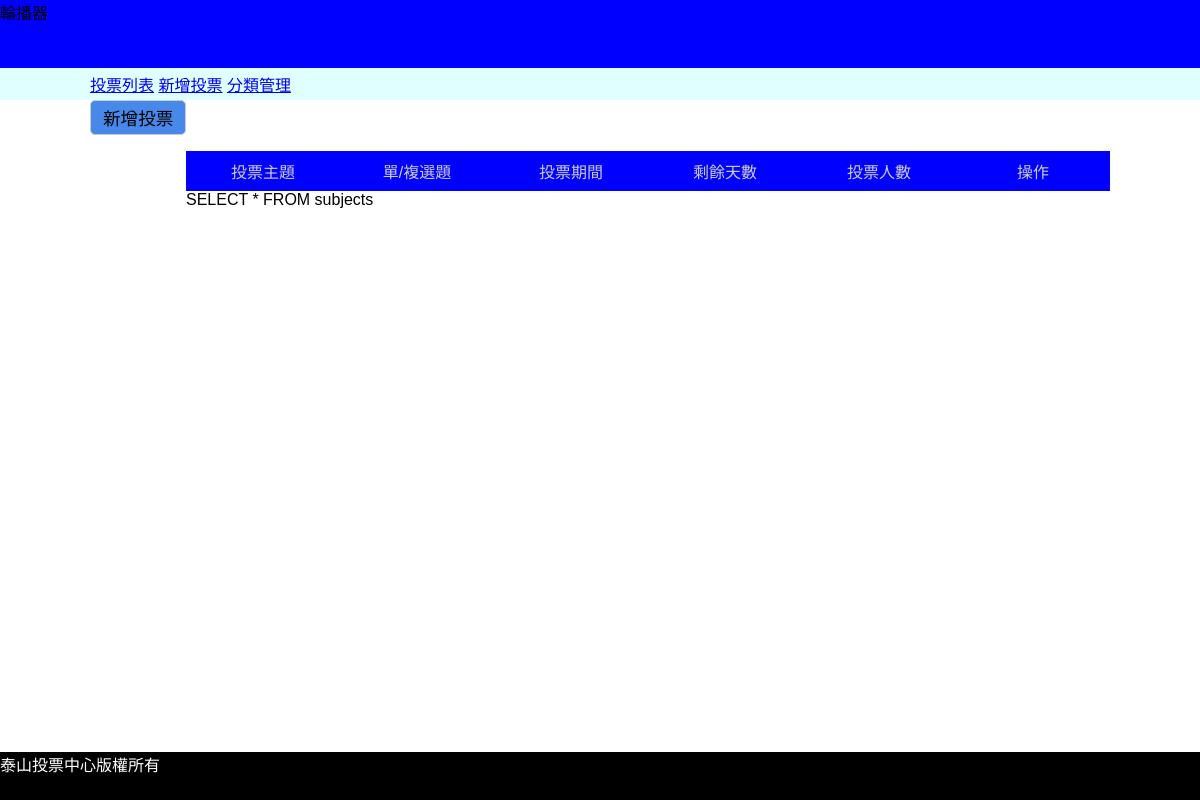
Page /back.php on the earlier database version.
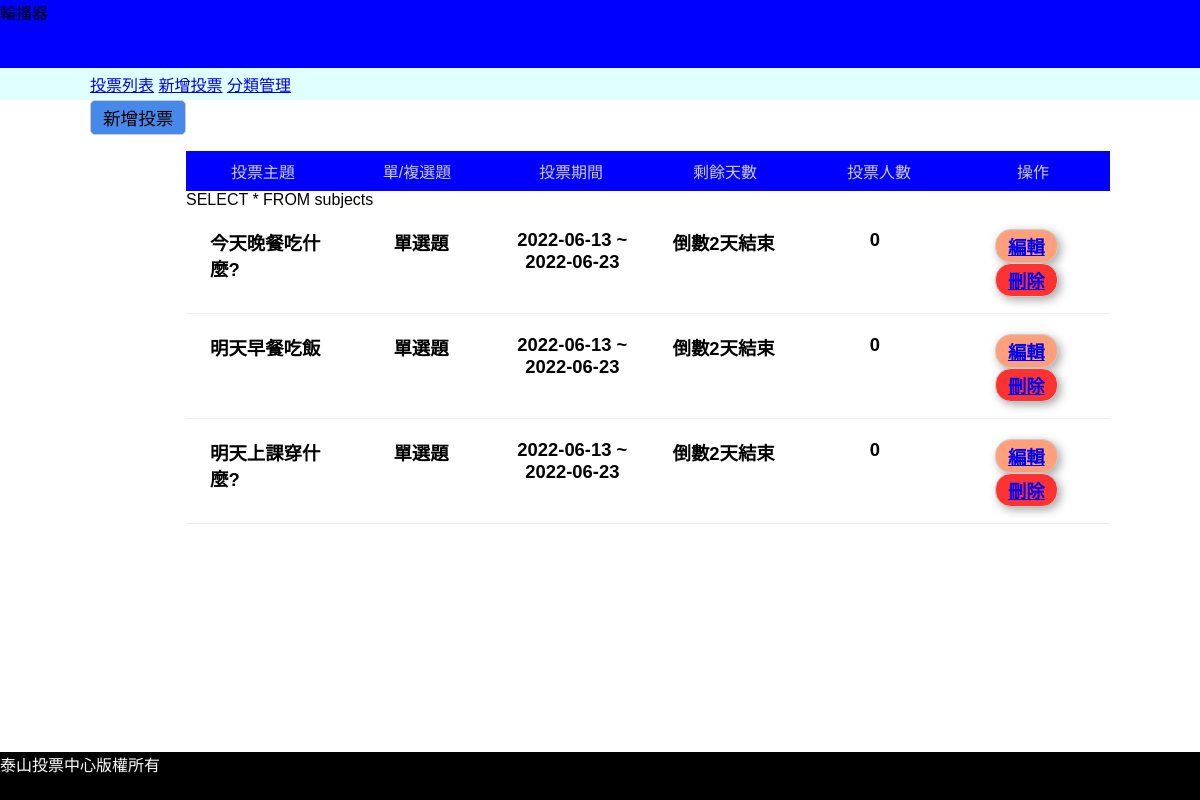
Same page on the later database version.
### tables this page shows
CREATE TABLE `subjects` (
  `id` int(11) UNSIGNED NOT NULL,
  `subject` varchar(128) NOT NULL,
  `type_id` int(11) NOT NULL,
  `multiple` tinyint(1) NOT NULL DEFAULT 0,
  `multi_limit` tinyint(2) NOT NULL DEFAULT 1,
  `start` date NOT NULL,
  `end` date NOT NULL,
  `total` int(11) UNSIGNED NOT NULL DEFAULT 0
);

### back.php (the view, shortened to what this page needs)
<?php
include_once "./api/base.php";
?>
<!DOCTYPE html>
<html lang="en">
<head>
    <link rel="stylesheet" href="./css/basic.css">
    <link rel="stylesheet" href="./css/back.css">
</head>
<body>
<div id="header">
    <?php include "./layout/header.php";
          include "./layout/back_nav.php";
    ?>
</div>
<div id="container">
<?php
if(isset($file) && file_exists($file)){
    include $file;
}else{
?>
    <button class="btn btn-primary" onclick="location.href='?do=add_vote'">新增投票</button>
    <div>
        <ul>
            <li class='list-header'>
                <div>投票主題</div>
                <div>單/複選題</div>
                <div>投票期間</div>
                <div>剩餘天數</div>
                <div>投票人數</div>
                <div>操作</div>
            </li>
        <?php
            $subjects=all('subjects');
            foreach($subjects as $subject){
                echo "<li class='list-items'>";
                echo "<div>{$subject['subject']}</div>";
                if($subject['multiple']==0){
                    echo "<div class='text-center'>單選題</div>";
                }else{
                    echo "<div class='text-center'>複選題</div>";
                }
                echo "<div class='text-center'>";
                echo $subject['start']. " ~ ".$subject['end'];
                echo "</div>";
                echo "<div class='text-center'>";
                    $today=strtotime("now");
                    $end=strtotime($subject['end']);
                    if(($end-$today)>0){
                        $remain=floor(($end-$today)/(60*60*24));
                        echo "倒數".$remain."天結束";
                    }else{
                        echo "<span style='color:grey'>投票已結束</span>";
                    }
                echo "</div>";
                echo "<div class='text-center'>{$subject['total']}</div>";
                echo "<div class='text-center'>";
                echo "<a class='edit' href='?do=edit&id={$subject['id']}'>編輯</a>";
                echo "<a class='del' href='?do=del&id={$subject['id']}'>刪除</a>";
                echo "</div>";
                echo "</li>";
            }
        ?>
        </ul>
    </div>
<?php
}
?>
</div>
<div>
    <?php include "./layout/footer.php";?>
</div>
</body>
</html>

### layout/header.php
<div class="slider">輪播器</div>

### layout/back_nav.php
<nav>
        <a href="back.php">投票列表</a>
        <a href="?do=add_vote">新增投票</a>
        <a href="?do=admin_type">分類管理</a>
    </nav>

### api/base.php (shortened to what this page needs)
<?php
function pdo(){
    $dsn="mysql:host=localhost;charset=utf8;dbname=vote";
    return new PDO($dsn,'root','');
}
function all($table,...$arg){
    $pdo=pdo();
    $sql="SELECT * FROM $table ";
        echo $sql;
        return $pdo->query($sql)->fetchAll(PDO::FETCH_ASSOC);
    }
?>

### layout/footer.php
<footer>
    <div class="right">泰山投票中心版權所有</div>
</footer>

### css/basic.css (style rules this page uses)
* { margin:0; padding:0; list-style-type:none; box-sizing: border-box; font-family: Arial, Helvetica, sans-serif; }
#header { width:100%; height:300px; position:relative; }
#header .slider { height:100%; background: blue; }
#header nav { position:absolute; width:100%; min-width:1000px; padding:0.25rem 7.5%; background:lightcyan; bottom:0; }
#container { width:85%; min-width:1000px; margin:auto; }
footer { width:100%; height:3rem; background:black; color:white; }
.btn { display: inline-block; border:1px solid #ccc; border-radius:5px; background:grey; padding:0.25rem 0.75rem; font-size:1.1rem; box-sizing: 0 0 10px #ccc; }
.btn.btn-primary { background-color:rgb(71, 137, 235); }
.text-center { text-align: center; }

### css/back.css (style rules this page uses)
#header { height:100px; }
#container { min-height:calc(100vh - 100px - 3rem ); }
ul { margin:1rem 0 1rem 6rem; }
.list-items { display:flex; justify-content: space-evenly; padding:0.5rem; margin:0.25rem 0; border-bottom:1px solid #eee; font-weight: bold; font-size:1.15rem; }
.edit { display: inline-block; padding: 3px 12px; border: 1px solid #ccc; border-radius: 1rem; background: lightsalmon; box-shadow: 3px 3px 10px #aaa; margin: 0 5px; }
.del { display: inline-block; padding: 3px 12px; border: 1px solid #ccc; border-radius: 1rem; background: rgb(255, 50, 50); box-shadow: 3px 3px 10px #aaa; margin: 0 5px; }
.list-header { display:flex; justify-content: space-evenly; text-align: center; }
.list-header div { width:calc(100% / 6); padding:0.5rem 1rem; background:blue; color:#ccc; }
.list-items div { width:calc(100% / 6); padding:0.5rem 1rem; }

Differences in the rows shown:
added subjects: subject "今天晚餐吃什麼?", multiple "單選題", start "2022-06-13", end "2022-06-23", total "0"
added subjects: subject "明天早餐吃飯", multiple "單選題", start "2022-06-13", end "2022-06-23", total "0"
added subjects: subject "明天上課穿什麼?", multiple "單選題", start "2022-06-13", end "2022-06-23", total "0"
